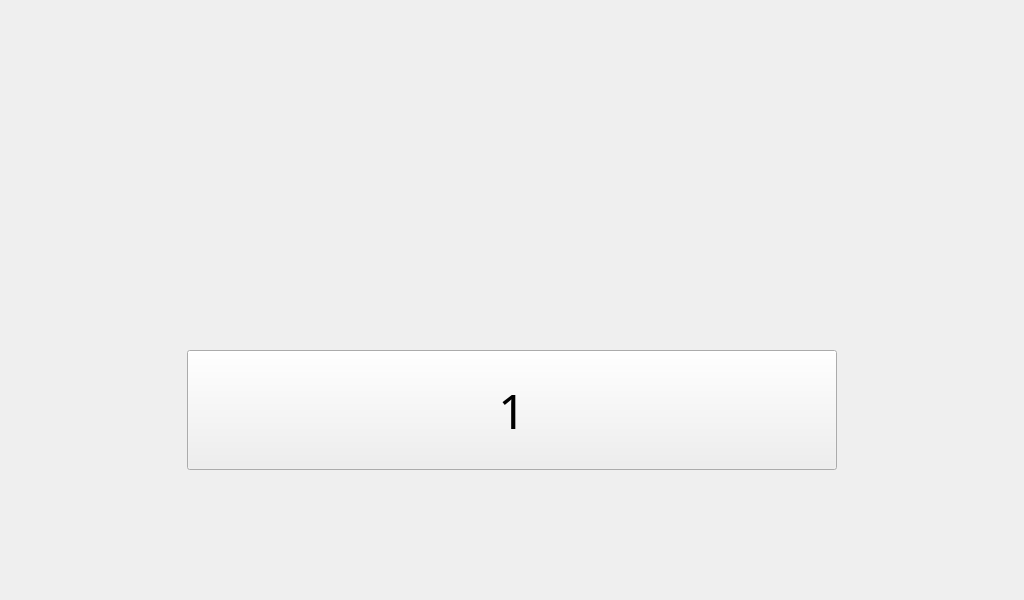
<?xml version="1.0" encoding="UTF-8"?>
<ui version="4.0">
 <class>AccesGranted</class>
 <widget class="QWidget" name="AccesGranted">
  <property name="geometry">
   <rect>
    <x>0</x>
    <y>0</y>
    <width>1024</width>
    <height>600</height>
   </rect>
  </property>
  <property name="windowTitle">
   <string>Form</string>
  </property>
  <widget class="QLabel" name="label_start">
   <property name="geometry">
    <rect>
     <x>0</x>
     <y>0</y>
     <width>1024</width>
     <height>600</height>
    </rect>
   </property>
   <property name="text">
    <string/>
   </property>
   <property name="pixmap">
    <pixmap>graphic/emoto1.png</pixmap>
   </property>
  </widget>
  <widget class="QPushButton" name="button_start">
   <property name="geometry">
    <rect>
     <x>187</x>
     <y>350</y>
     <width>650</width>
     <height>120</height>
    </rect>
   </property>
   <property name="font">
    <font>
     <family>Calibri Light</family>
     <pointsize>36</pointsize>
     <italic>false</italic>
     <bold>false</bold>
    </font>
   </property>
   <property name="styleSheet">
    <string notr="true">	border-style: solid;
	border-width: 3px;
	border-radius: 16px;
	color: rgb(146, 150, 150);
	font: 300 36pt &quot;Calibri Light&quot;;
	background-image (&quot;C:\Users\mjszo\Desktop\1\graphic\blang.png&quot;)</string>
   </property>
   <property name="text">
    <string>1</string>
   </property>
  </widget>
 </widget>
 <resources/>
 <connections/>
</ui>
